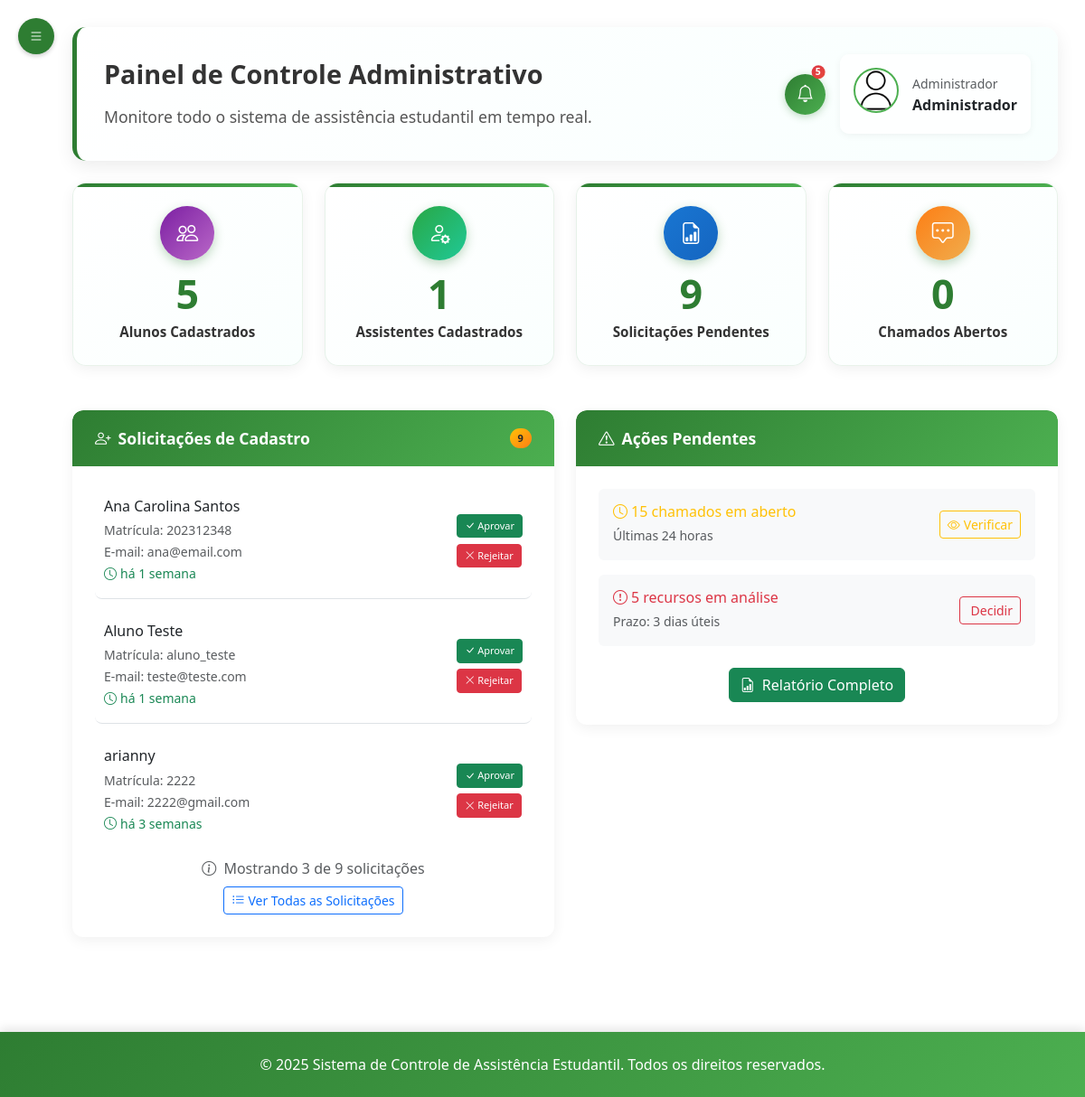
Page /admin/inicio (signed in) on the committed database.
### tables this page shows
CREATE TABLE usuario (
id_usuario INTEGER PRIMARY KEY AUTOINCREMENT,
nome TEXT NOT NULL,
matricula TEXT UNIQUE NOT NULL,
email TEXT NOT NULL UNIQUE,
senha TEXT NOT NULL,
perfil TEXT NOT NULL DEFAULT 'aluno',
foto TEXT,
token_redefinicao TEXT,
data_token TIMESTAMP,
data_cadastro TIMESTAMP DEFAULT CURRENT_TIMESTAMP
);

### routes/admin/perfiladmin_routes.py (the view)
@router.get("/inicio")
@requer_autenticacao("admin")
async def get_perfil(request: Request, usuario_logado: dict = None):
    admin = usuario_repo.obter_usuario_por_matricula(usuario_logado['matricula'])
    possiveis_alunos_raw = aluno_repo.obter_possiveis_alunos()
    possiveis_alunos = []
    for usuario in possiveis_alunos_raw[:3]:  # Mostrar apenas os 3 mais recentes
        usuario_dict = {
            'id_usuario': usuario.id_usuario,
            'nome': usuario.nome,
            'matricula': usuario.matricula,
            'email': usuario.email,
            'data_cadastro': usuario.data_cadastro,
            'tempo_relativo': calcular_tempo_relativo(usuario.data_cadastro) if usuario.data_cadastro else "Data não informada",
            'data_formatada': formatar_data_brasileira(usuario.data_cadastro) if usuario.data_cadastro else "Data não informada"
        }
        possiveis_alunos.append(usuario_dict)
    try:
        total_alunos = aluno_repo.contar_todos()
    except Exception:
        total_alunos = 0
    try:
        total_assistentes = len(assistente_social_repo.obter_todos())
    except Exception:
        total_assistentes = 0
    try:
        estatisticas_inscricoes = inscricao_repo.obter_estatisticas_analise()
        total_cadastros_pendentes = len(possiveis_alunos_raw)
    except Exception:
        total_cadastros_pendentes = len(possiveis_alunos_raw)
    try:
        estatisticas_chamados = chamado_repo.obter_estatisticas_gerais()
        total_chamados_pendentes = estatisticas_chamados.get('abertos', 0) if estatisticas_chamados else 0
    except Exception:
        total_chamados_pendentes = 0
    context = {
        "request": request,
        "admin": admin,
        "possiveis_alunos": possiveis_alunos,
        "total_cadastros_pendentes": total_cadastros_pendentes,
        "total_alunos": total_alunos,
        "total_assistentes": total_assistentes,
        "total_chamados_pendentes": total_chamados_pendentes
    }
    response = templates.TemplateResponse("/admin/dashboard_admin.html", context)
    return response

### templates/admin/dashboard_admin.html (shortened to what this page needs)
{% extends "base_admin.html" %}
{% block content %}
        <div class="welcome-banner mb-4 card-hover">
            <div class="row align-items-center">
                <div class="col-md-8">
                    <h4 class="mb-3">Painel de Controle Administrativo</h4>
                    <p>Monitore todo o sistema de assistência estudantil em tempo real.</p>
                </div>
                <div class="col-md-4 d-flex justify-content-end align-items-center gap-3">
                    <button class="btn-notification position-relative" data-bs-toggle="modal" data-bs-target="#notificacoesModal">
                        <i class="bi bi-bell"></i>
                        <span class="position-absolute top-0 start-100 translate-middle badge rounded-pill bg-danger notification-badge">
                            5
                        </span>
                    </button>
                    <div class="user-profile-card">
                        <img src="/static/img/perfil.png" alt="Perfil" class="mb-2">
                        <div>
                            <small class="text-muted">Administrador</small>
                            <div class="fw-bold">{{admin.nome}}</div>
                        </div>
                    </div>
                </div>
            </div>
        </div>
         <div class="row mb-4">
            <div class="col-md-3">
                <div class="stats-card card beneficiados">
                    <div class="icon">
                        <i class="bi bi-people"></i>
                    </div>
                    <div class="number">{{ total_alunos or '0'}}</div>
                    <div class="label">Alunos Cadastrados</div>
                </div>
            </div>
            <div class="col-md-3">
                <div class="stats-card card assistentes">
                    <div class="icon">
                        <i class="bi bi-person-gear"></i>
                    </div>
                    <div class="number">{{ total_assistentes or '0'}}</div>
                    <div class="label">Assistentes Cadastrados</div>
                </div>
            </div>
            <div class="col-md-3">
                <div class="stats-card card relatorios">
                    <div class="icon">
                        <i class="bi bi-file-earmark-bar-graph"></i>
                    </div>
                    <div class="number">{{ total_cadastros_pendentes or '0' }}</div>
                    <div class="label">Solicitações Pendentes</div>
                </div>
            </div>
            <div class="col-md-3">
                <div class="stats-card card chamados">
                    <div class="icon">
                        <i class="bi bi-chat-square-dots"></i>
                    </div>
                    <div class="number">{{ total_chamados_pendentes or "0" }}</div>
                    <div class="label">Chamados Abertos</div>
                </div>
            </div>
        </div>
        <div class="row">
            <div class="col-md-6">
                <div class="card">
                    <div class="card-header d-flex justify-content-between align-items-center">
                        <span><i class="bi bi-person-plus me-2"></i>Solicitações de Cadastro</span>
                        {% if total_cadastros_pendentes > 0 %}
                        <span class="badge bg-warning">{{ total_cadastros_pendentes }}</span>
                        {% endif %}
                    </div>
                    <div class="card-body">
                        {% if possiveis_alunos %}
                            {% for usuario in possiveis_alunos %}
                            <div class="solicitation-item {% if not loop.last %}border-bottom pb-3 mb-3{% endif %}">
                                <div class="d-flex justify-content-between align-items-center">
                                    <div>
                                        <h6 class="mb-1">{{ usuario.nome }}</h6>
                                        <small class="text-muted">Matrícula: {{ usuario.matricula }}</small><br>
                                        <small class="text-muted">E-mail: {{ usuario.email }}</small><br>
                                        <small class="text-success">
                                            <i class="bi bi-clock me-1"></i>{{ usuario.tempo_relativo }}
                                        </small>
                                    </div>
                                    <div>
                                        <div class="btn-group-vertical" role="group">
                                            <form method="post" action="/admin/aprovar-usuario/{{ usuario.id_usuario }}" style="display: inline;">
                                                <button type="submit" class="btn btn-sm btn-success mb-1"
                                                        onclick="return confirm('Aprovar cadastro de {{ usuario.nome }}?')"
                                                        title="Aprovar cadastro de {{ usuario.nome }}">
                                                    <i class="bi bi-check-lg"></i> Aprovar
                                                </button>
                                            </form>
                                            <form method="post" action="/admin/rejeitar-usuario/{{ usuario.id_usuario }}" style="display: inline;">
                                                <button type="submit" class="btn btn-sm btn-danger"
                                                        onclick="return confirm('Rejeitar cadastro de {{ usuario.nome }}? Esta ação não pode ser desfeita.')"
                                                        title="Rejeitar cadastro de {{ usuario.nome }}">
                                                    <i class="bi bi-x-lg"></i> Rejeitar
                                                </button>
                                            </form>
                                        </div>
                                    </div>
                                </div>
                            </div>
                            {% endfor %}
                            {% if total_cadastros_pendentes > 3 %}
                            <div class="text-center mt-3">
                                <p class="text-muted mb-2">
                                    <i class="bi bi-info-circle me-1"></i>
                                    Mostrando 3 de {{ total_cadastros_pendentes }} solicitações
                                </p>
                                <a href="/admin/analisar-cadastros" class="btn btn-outline-primary btn-sm">
                                    <i class="bi bi-list-ul me-1"></i>Ver Todas as Solicitações
                                </a>
                            </div>
                            {% else %}
                            <div class="text-center mt-3">
                                <a href="/admin/analisar-cadastros" class="btn btn-outline-primary btn-sm">
                                    <i class="bi bi-list-ul me-1"></i>Gerenciar Cadastros
                                </a>
                            </div>
                            {% endif %}
                        {% endif %}
                    </div>
                </div>
            </div>
            <div class="col-md-6">
                <div class="card">
                    <div class="card-header">
                        <i class="bi bi-exclamation-triangle me-2"></i>Ações Pendentes
                    </div>
                    <div class="card-body">
                        <div class="d-flex justify-content-between align-items-center mb-3 p-3 bg-light rounded">
                            <div>
                                <h6 class="mb-1 text-warning">
                                    <i class="bi bi-clock me-1"></i>15 chamados em aberto
                                </h6>
                                <small class="text-muted">Últimas 24 horas</small>
                            </div>
                            <div>
                                <a href="/admin/chamados" class="btn btn-sm btn-outline-warning">
                                    <i class="bi bi-eye me-1"></i>Verificar
                                </a>
                            </div>
                        </div>
                        <div class="d-flex justify-content-between align-items-center mb-3 p-3 bg-light rounded">
                            <div>
                                <h6 class="mb-1 text-danger">
                                    <i class="bi bi-exclamation-circle me-1"></i>5 recursos em análise
                                </h6>
                                <small class="text-muted">Prazo: 3 dias úteis</small>
                            </div>
                            <div>
                                <a href="/admin/recursos" class="btn btn-sm btn-outline-danger">
                                    Decidir
                                </a>
                            </div>
                        </div>
                        <div class="text-center mt-4">
                            <a href="/admin/relatorios" class="btn btn-success">
                                <i class="bi bi-file-earmark-bar-graph me-2"></i>Relatório Completo
                            </a>
                        </div>
                    </div>
                </div>
            </div>
        </div>
    </div>
    <footer class="footer bg-success text-white py-4">
        <div class="container">
            <div class="row">
                <div class="col-12 text-center">
                    <p class="text-white mb-0">
                        &copy; 2025 Sistema de Controle de Assistência Estudantil. Todos os direitos reservados.
                    </p>
                </div>
            </div>
        </div>
    </footer>
{% endblock %}

### templates/base_admin.html (shortened to what this page needs)
<!DOCTYPE html>
<html lang="pt-br">
<head>
    <link href="https://cdn.jsdelivr.net/npm/bootstrap@5.3.0-alpha1/dist/css/bootstrap.min.css" rel="stylesheet">
    <link rel="stylesheet" href="https://cdn.jsdelivr.net/npm/bootstrap-icons@1.10.0/font/bootstrap-icons.css">
    <link rel="stylesheet" href="/static/css/dashboard_admin.css">
</head>
<body>
    <button class="menu-toggle" id="menuToggle">
        <i class="bi bi-list"></i>
    </button>
    <div class="main-content" id="mainContent">
        {% block content %}{% endblock %}
</body>
</html>

### rows in the picture
usuario: nome "Administrador"
usuario: nome "Ana Carolina Santos", matricula "202312348", email "ana@email.com", tempo_relativo "há 1 semana"
usuario: nome "Aluno Teste", matricula "aluno_teste", email "teste@teste.com", tempo_relativo "há 1 semana"
usuario: nome "arianny", matricula "2222", email "2222@gmail.com", tempo_relativo "há 3 semanas"

### other values in the picture
{{ total_alunos or '0' }} "5"
{{ total_assistentes or '0' }} "1"
{{ total_cadastros_pendentes or '0' }} "9"
{{ total_chamados_pendentes or "0" }} "0"
{{ total_cadastros_pendentes }} "9"
